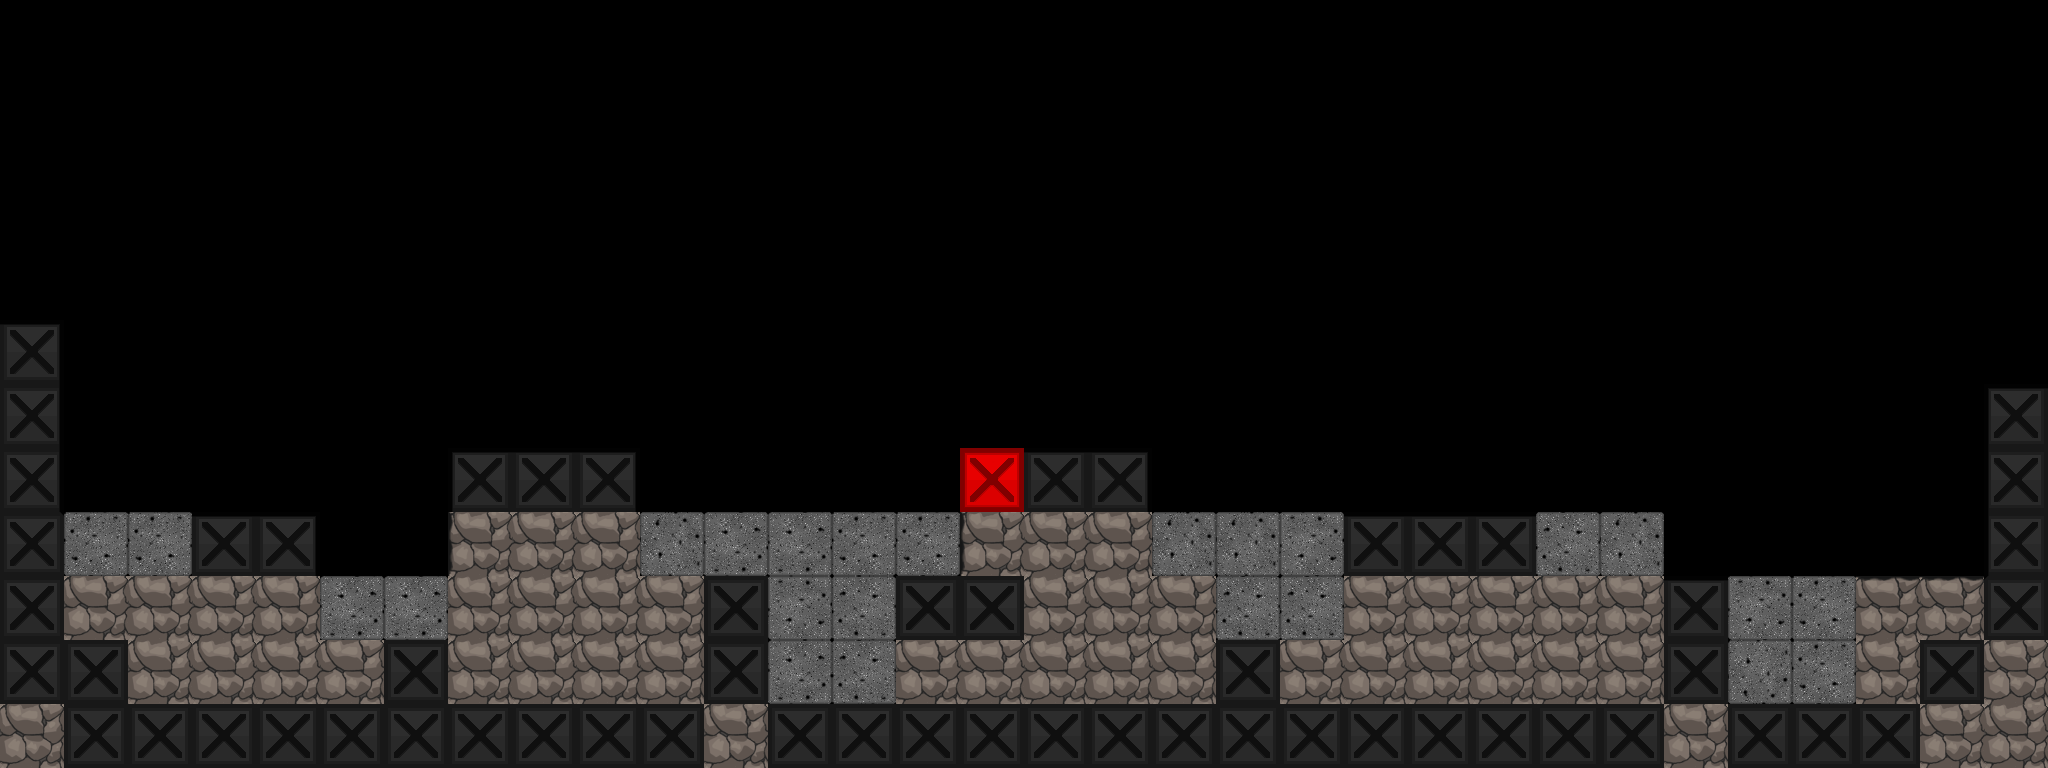

Tiled map render using the project's own tile images. Description and the whole map definition, tile-layer contents included, below:
An orthogonal 32x12 tile map with 64x64 px tiles, 1 tile layer (tile), 1 hidden layer not drawn, 6 tilesets and 3 objects (FinalBoss, AlienPath, Exit).

<map version="1.0" orientation="orthogonal" width="32" height="12" tilewidth="64" tileheight="64">
 <properties>
  <property name="bg" value="bg_top" />
  <property name="bgParallaxX" value=".8" />
  <property name="bgParallaxY" value=".8" />
  <property name="music" value="boss2" />
 </properties>
 <tileset firstgid="1" source="tiles/black_tiles.tsx" />
 <tileset firstgid="50" source="tiles/white_tiles.tsx" />
 <tileset firstgid="99" source="tiles/mixed_tiles.tsx" />
 <tileset firstgid="211" source="tiles/black_indestructable.tsx" />
 <tileset firstgid="261" source="tiles/red_indestructable.tsx" />
 <tileset firstgid="311" source="tiles/sand_tiles.tsx" />
 <layer name="backTile" width="32" height="12" visible="0">
  <data encoding="csv">
0,0,0,0,0,0,0,0,0,0,0,0,0,0,0,0,0,0,0,0,0,0,0,0,0,0,0,0,0,0,0,0,
0,0,0,0,0,0,0,0,0,0,0,0,0,0,0,0,0,0,0,0,0,0,0,0,0,0,0,0,0,0,0,0,
0,0,0,0,0,0,0,0,0,0,0,0,0,0,0,0,0,0,0,0,0,0,0,0,0,0,0,0,0,0,0,0,
0,0,0,0,0,0,0,0,0,0,0,0,0,0,0,0,0,0,0,0,0,0,0,0,0,0,0,0,0,0,0,0,
0,0,0,0,0,0,0,0,0,0,0,0,0,0,0,0,0,0,0,0,0,0,0,0,0,0,0,0,0,0,0,0,
0,0,0,0,0,0,0,0,0,0,0,0,0,0,0,0,0,0,0,0,0,0,0,0,0,0,0,0,0,0,0,0,
0,0,0,0,0,0,0,0,0,0,0,0,0,0,0,0,0,0,0,0,0,0,0,0,0,0,0,0,0,0,0,0,
0,0,0,0,0,0,0,0,0,0,0,0,0,0,0,0,0,0,0,0,0,0,0,0,0,0,0,0,0,0,0,0,
0,0,0,0,0,0,0,0,0,0,0,0,0,0,0,0,0,0,0,0,0,0,0,0,0,0,0,0,0,0,0,0,
0,0,0,0,0,0,0,0,0,0,0,0,0,0,0,0,0,0,0,0,0,0,0,0,0,0,0,0,0,0,0,0,
0,0,0,0,0,0,0,0,0,0,0,0,0,0,0,0,0,0,0,0,0,0,0,0,0,0,0,0,0,0,0,0,
0,0,0,0,0,0,0,0,0,0,0,0,0,0,0,0,0,0,0,0,0,0,0,0,0,0,0,0,0,0,0,0
</data>
 </layer>
 <objectgroup name="obj" width="32" height="12">
  <object type="FinalBoss" x="690" y="348" />
  <object type="AlienPath" x="118" y="390">
   <polyline points="296,-40 574,-66 874,-12 1164,-66 1476,-34" />
  </object>
 </objectgroup>
 <layer name="tile" width="32" height="12">
  <data encoding="csv">
0,0,0,0,0,0,0,0,0,0,0,0,0,0,0,0,0,0,0,0,0,0,0,0,0,0,0,0,0,0,0,0,
0,0,0,0,0,0,0,0,0,0,0,0,0,0,0,0,0,0,0,0,0,0,0,0,0,0,0,0,0,0,0,0,
0,0,0,0,0,0,0,0,0,0,0,0,0,0,0,0,0,0,0,0,0,0,0,0,0,0,0,0,0,0,0,0,
0,0,0,0,0,0,0,0,0,0,0,0,0,0,0,0,0,0,0,0,0,0,0,0,0,0,0,0,0,0,0,0,
0,0,0,0,0,0,0,0,0,0,0,0,0,0,0,0,0,0,0,0,0,0,0,0,0,0,0,0,0,0,0,0,
218,0,0,0,0,0,0,0,0,0,0,0,0,0,0,0,0,0,0,0,0,0,0,0,0,0,0,0,0,0,0,0,
223,0,0,0,0,0,0,0,0,0,0,0,0,0,0,0,0,0,0,0,0,0,0,0,0,0,0,0,0,0,0,216,
223,0,0,0,0,0,0,216,217,218,0,0,0,0,0,272,217,218,0,0,0,0,0,0,0,0,0,0,0,0,0,221,
219,317,317,217,218,0,0,22,2,2,316,315,315,317,317,22,6,6,316,316,311,217,217,217,313,316,0,0,0,0,0,221,
211,1,1,6,6,315,315,35,28,28,21,211,311,313,211,211,49,49,5,313,313,35,7,7,5,5,217,311,317,10,10,220,
211,212,4,21,7,4,213,42,42,49,21,211,315,313,6,35,2,2,42,212,42,4,4,1,1,21,212,312,317,42,212,49,
49,211,212,213,212,213,211,212,213,211,211,1,213,213,211,213,213,213,211,213,211,211,212,211,212,212,14,212,212,211,49,1
</data>
 </layer>
 <objectgroup name="front" width="32" height="12">
  <object type="Exit" x="192" y="0" width="128" height="64">
   <properties>
    <property name="mapTo" value="beforeFinal" />
    <property name="noSensor" value="true" />
   </properties>
  </object>
 </objectgroup>
</map>
